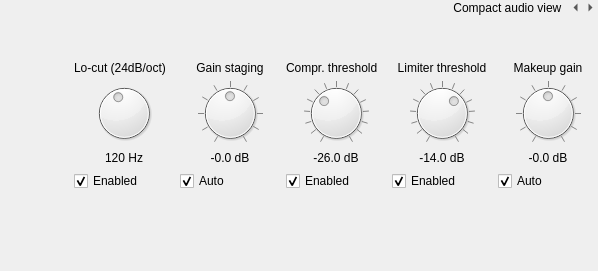
        <widget class="QWidget" name="compact_audio_view">
         <layout class="QVBoxLayout" name="compact_audio_layout">
          <property name="leftMargin">
           <number>0</number>
          </property>
          <property name="topMargin">
           <number>0</number>
          </property>
          <property name="rightMargin">
           <number>0</number>
          </property>
          <property name="bottomMargin">
           <number>0</number>
          </property>
          <item>
           <widget class="QWidget" name="compact_header" native="true">
            <property name="sizePolicy">
             <sizepolicy hsizetype="Preferred" vsizetype="Preferred">
              <horstretch>8</horstretch>
              <verstretch>0</verstretch>
             </sizepolicy>
            </property>
            <layout class="QHBoxLayout" name="horizontalLayout_3">
             <property name="spacing">
              <number>0</number>
             </property>
             <property name="leftMargin">
              <number>0</number>
             </property>
             <property name="topMargin">
              <number>0</number>
             </property>
             <property name="rightMargin">
              <number>0</number>
             </property>
             <property name="bottomMargin">
              <number>0</number>
             </property>
             <item>
              <widget class="QLabel" name="compact_label">
               <property name="text">
                <string>Compact audio view  </string>
               </property>
               <property name="alignment">
                <set>Qt::AlignRight|Qt::AlignTrailing|Qt::AlignVCenter</set>
               </property>
              </widget>
             </item>
             <item>
              <widget class="QToolButton" name="compact_prev_page">
               <property name="enabled">
                <bool>true</bool>
               </property>
               <property name="maximumSize">
                <size>
                 <width>15</width>
                 <height>15</height>
                </size>
               </property>
               <property name="text">
                <string>...</string>
               </property>
               <property name="autoRaise">
                <bool>true</bool>
               </property>
               <property name="arrowType">
                <enum>Qt::LeftArrow</enum>
               </property>
              </widget>
             </item>
             <item>
              <widget class="QToolButton" name="compact_next_page">
               <property name="maximumSize">
                <size>
                 <width>15</width>
                 <height>15</height>
                </size>
               </property>
               <property name="text">
                <string>...</string>
               </property>
               <property name="autoRaise">
                <bool>true</bool>
               </property>
               <property name="arrowType">
                <enum>Qt::RightArrow</enum>
               </property>
              </widget>
             </item>
            </layout>
           </widget>
          </item>
          <item>
           <layout class="QHBoxLayout" name="audiostrip" stretch="0,0">
            <property name="spacing">
             <number>6</number>
            </property>
            <property name="topMargin">
             <number>0</number>
            </property>
            <item>
             <widget class="QScrollArea" name="fader_scroll">
              <property name="frameShape">
               <enum>QFrame::NoFrame</enum>
              </property>
              <property name="verticalScrollBarPolicy">
               <enum>Qt::ScrollBarAlwaysOff</enum>
              </property>
              <property name="widgetResizable">
               <bool>true</bool>
              </property>
              <widget class="QWidget" name="fader_scroll_contents">
               <property name="geometry">
                <rect>
                 <x>0</x>
                 <y>0</y>
                 <width>505</width>
                 <height>238</height>
                </rect>
               </property>
               <layout class="QHBoxLayout" name="horizontalLayout_4">
                <property name="spacing">
                 <number>0</number>
                </property>
                <property name="leftMargin">
                 <number>0</number>
                </property>
                <property name="topMargin">
                 <number>0</number>
                </property>
                <property name="rightMargin">
                 <number>0</number>
                </property>
                <property name="bottomMargin">
                 <number>0</number>
                </property>
                <item>
                 <layout class="QHBoxLayout" name="faders">
                  <property name="sizeConstraint">
                   <enum>QLayout::SetFixedSize</enum>
                  </property>
                 </layout>
                </item>
                <item>
                 <spacer name="fader_spacer">
                  <property name="orientation">
                   <enum>Qt::Horizontal</enum>
                  </property>
                  <property name="sizeHint" stdset="0">
                   <size>
                    <width>40</width>
                    <height>20</height>
                   </size>
                  </property>
                 </spacer>
                </item>
               </layout>
              </widget>
             </widget>
            </item>
            <item>
             <layout class="QGridLayout" name="master_audio_strip" columnstretch="0,0,0,0,0,0">
              <property name="bottomMargin">
               <number>0</number>
              </property>
              <item row="2" column="3">
               <widget class="QDial" name="compressor_threshold_knob">
                <property name="minimumSize">
                 <size>
                  <width>64</width>
                  <height>64</height>
                 </size>
                </property>
                <property name="maximumSize">
                 <size>
                  <width>16777215</width>
                  <height>64</height>
                 </size>
                </property>
                <property name="minimum">
                 <number>-400</number>
                </property>
                <property name="maximum">
                 <number>0</number>
                </property>
                <property name="value">
                 <number>-260</number>
                </property>
                <property name="notchTarget">
                 <double>30.000000000000000</double>
                </property>
                <property name="notchesVisible">
                 <bool>true</bool>
                </property>
               </widget>
              </item>
              <item row="4" column="5">
               <widget class="QCheckBox" name="makeup_gain_auto_checkbox">
                <property name="text">
                 <string>Auto</string>
                </property>
                <property name="checked">
                 <bool>true</bool>
                </property>
               </widget>
              </item>
              <item row="1" column="3">
               <widget class="QLabel" name="compressor_threshold_label">
                <property name="text">
                 <string>Compr. threshold</string>
                </property>
               </widget>
              </item>
              <item row="1" column="2">
               <widget class="QLabel" name="gainstaging_label">
                <property name="text">
                 <string>Gain staging</string>
                </property>
                <property name="alignment">
                 <set>Qt::AlignCenter</set>
                </property>
               </widget>
              </item>
              <item row="3" column="3">
               <widget class="QLabel" name="compressor_threshold_db_display">
                <property name="text">
                 <string>-26.0 dB</string>
                </property>
                <property name="alignment">
                 <set>Qt::AlignCenter</set>
                </property>
               </widget>
              </item>
              <item row="2" column="2">
               <widget class="QDial" name="gainstaging_knob">
                <property name="minimumSize">
                 <size>
                  <width>64</width>
                  <height>64</height>
                 </size>
                </property>
                <property name="maximumSize">
                 <size>
                  <width>16777215</width>
                  <height>64</height>
                 </size>
                </property>
                <property name="minimum">
                 <number>-300</number>
                </property>
                <property name="maximum">
                 <number>300</number>
                </property>
                <property name="notchTarget">
                 <double>60.000000000000000</double>
                </property>
                <property name="notchesVisible">
                 <bool>true</bool>
                </property>
               </widget>
              </item>
              <item row="3" column="2">
               <widget class="QLabel" name="gainstaging_db_display">
                <property name="text">
                 <string>-0.0 dB</string>
                </property>
                <property name="alignment">
                 <set>Qt::AlignCenter</set>
                </property>
               </widget>
              </item>
              <item row="3" column="4">
               <widget class="QLabel" name="limiter_threshold_db_display">
                <property name="text">
                 <string>-14.0 dB</string>
                </property>
                <property name="alignment">
                 <set>Qt::AlignCenter</set>
                </property>
               </widget>
              </item>
              <item row="4" column="4">
               <widget class="QCheckBox" name="limiter_enabled">
                <property name="text">
                 <string>Enabled</string>
                </property>
                <property name="checked">
                 <bool>true</bool>
                </property>
               </widget>
              </item>
              <item row="4" column="2">
               <widget class="QCheckBox" name="gainstaging_auto_checkbox">
                <property name="text">
                 <string>Auto</string>
                </property>
                <property name="checked">
                 <bool>true</bool>
                </property>
               </widget>
              </item>
              <item row="2" column="4">
               <widget class="QDial" name="limiter_threshold_knob">
                <property name="minimumSize">
                 <size>
                  <width>64</width>
                  <height>64</height>
                 </size>
                </property>
                <property name="maximumSize">
                 <size>
                  <width>16777215</width>
                  <height>64</height>
                 </size>
                </property>
                <property name="minimum">
                 <number>-400</number>
                </property>
                <property name="maximum">
                 <number>0</number>
                </property>
                <property name="value">
                 <number>-140</number>
                </property>
                <property name="notchTarget">
                 <double>30.000000000000000</double>
                </property>
                <property name="notchesVisible">
                 <bool>true</bool>
                </property>
               </widget>
              </item>
              <item row="3" column="1">
               <widget class="QLabel" name="locut_cutoff_display">
                <property name="text">
                 <string>120 Hz</string>
                </property>
                <property name="alignment">
                 <set>Qt::AlignCenter</set>
                </property>
               </widget>
              </item>
              <item row="4" column="1">
               <widget class="QCheckBox" name="locut_enabled">
                <property name="text">
                 <string>Enabled</string>
                </property>
                <property name="checked">
                 <bool>true</bool>
                </property>
               </widget>
              </item>
              <item row="3" column="5">
               <widget class="QLabel" name="makeup_gain_db_display">
                <property name="text">
                 <string>-0.0 dB</string>
                </property>
                <property name="alignment">
                 <set>Qt::AlignCenter</set>
                </property>
               </widget>
              </item>
              <item row="4" column="3">
               <widget class="QCheckBox" name="compressor_enabled">
                <property name="text">
                 <string>Enabled</string>
                </property>
                <property name="checked">
                 <bool>true</bool>
                </property>
               </widget>
              </item>
              <item row="1" column="1">
               <widget class="QLabel" name="locut_cutoff_label">
                <property name="text">
                 <string>Lo-cut (24dB/oct)</string>
                </property>
               </widget>
              </item>
              <item row="0" column="1">
               <spacer name="verticalSpacer">
                <property name="orientation">
                 <enum>Qt::Vertical</enum>
                </property>
                <property name="sizeType">
                 <enum>QSizePolicy::Expanding</enum>
                </property>
                <property name="sizeHint" stdset="0">
                 <size>
                  <width>20</width>
                  <height>40</height>
                 </size>
                </property>
               </spacer>
              </item>
              <item row="5" column="1">
               <spacer name="verticalSpacer_2">
                <property name="orientation">
                 <enum>Qt::Vertical</enum>
                </property>
                <property name="sizeHint" stdset="0">
                 <size>
                  <width>20</width>
                  <height>40</height>
                 </size>
                </property>
               </spacer>
              </item>
              <item row="2" column="5">
               <widget class="QDial" name="makeup_gain_knob">
                <property name="minimumSize">
                 <size>
                  <width>64</width>
                  <height>64</height>
                 </size>
                </property>
                <property name="maximumSize">
                 <size>
                  <width>16777215</width>
                  <height>64</height>
                 </size>
                </property>
                <property name="minimum">
                 <number>-150</number>
                </property>
                <property name="maximum">
                 <number>150</number>
                </property>
                <property name="notchTarget">
                 <double>30.000000000000000</double>
                </property>
                <property name="notchesVisible">
                 <bool>true</bool>
                </property>
               </widget>
              </item>
              <item row="1" column="4">
               <widget class="QLabel" name="limiter_threshold_label">
                <property name="text">
                 <string>Limiter threshold</string>
                </property>
                <property name="alignment">
                 <set>Qt::AlignCenter</set>
                </property>
               </widget>
              </item>
              <item row="1" column="5">
               <widget class="QLabel" name="makeup_gain_label">
                <property name="text">
                 <string>Makeup gain</string>
                </property>
                <property name="alignment">
                 <set>Qt::AlignCenter</set>
                </property>
               </widget>
              </item>
              <item row="2" column="1">
               <widget class="QDial" name="locut_cutoff_knob">
                <property name="sizePolicy">
                 <sizepolicy hsizetype="Preferred" vsizetype="Preferred">
                  <horstretch>0</horstretch>
                  <verstretch>0</verstretch>
                 </sizepolicy>
                </property>
                <property name="minimumSize">
                 <size>
                  <width>64</width>
                  <height>64</height>
                 </size>
                </property>
                <property name="maximumSize">
                 <size>
                  <width>16777215</width>
                  <height>64</height>
                 </size>
                </property>
                <property name="maximum">
                 <number>60</number>
                </property>
                <property name="value">
                 <number>26</number>
                </property>
               </widget>
              </item>
             </layout>
            </item>
           </layout>
          </item>
          <item>
           <layout class="QHBoxLayout" name="preview_displays" stretch="0">
            <item>
             <spacer name="horizontalSpacer">
              <property name="orientation">
               <enum>Qt::Horizontal</enum>
              </property>
              <property name="sizeType">
               <enum>QSizePolicy::Preferred</enum>
              </property>
              <property name="sizeHint" stdset="0">
               <size>
                <width>0</width>
                <height>40</height>
               </size>
              </property>
             </spacer>
            </item>
           </layout>
          </item>
         </layout>
        </widget>
